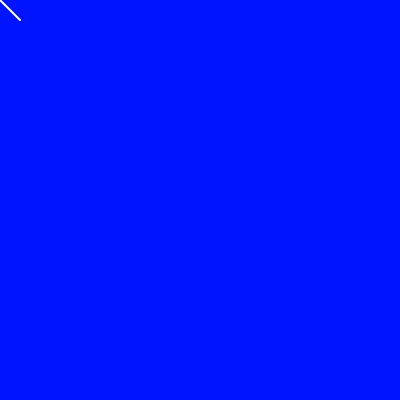
Frame 1 (no input)
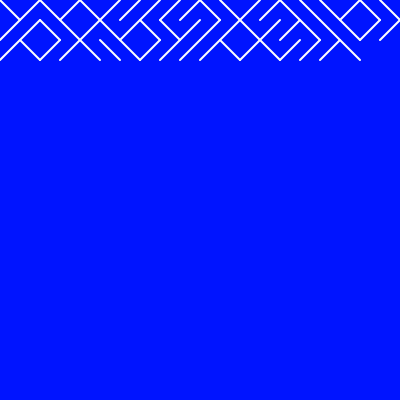
Frame 60 (no input)
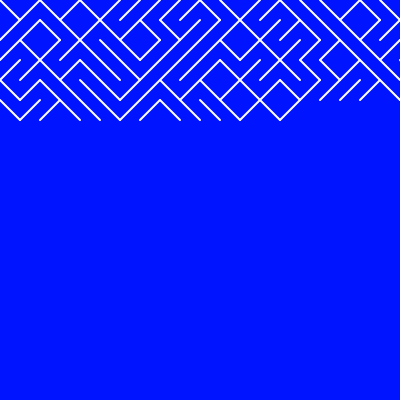
Frame 120 (the mouse pressed at the canvas centre since frame 60)

The p5.js sketch that drew these frames (run headless with seeded random() and noise() and a simulated clock; from frame 60 on, the mouse is pressed at the canvas centre):

// p5.js sketch
// ── sketch.js
/*
 * From: http://10print.org 
 */

// Example: 10 print
// 经典案例
// 线上示例： https://editor.p5js.org/yulicai/sketches/B17AokeT-


let x = 0;
let y = 0;

function setup() {
  createCanvas(400, 400);
  background(0, 20, 255);
  stroke(255);
  strokeWeight(2);
}

function draw() {

	// 随机概率 向左向右
  if (random(1) > 0.5) {
    line(x, y, x + 20, y + 20);
  } else {
    line(x, y + 20, x + 20, y);
  }

  x += 20;
  
  if (x > width) {
    x = 0;
    y += 20;
  }

  if (y > height) {
    background(0, 20, 255);
    x = 0;
    y = 0;
  }
}
